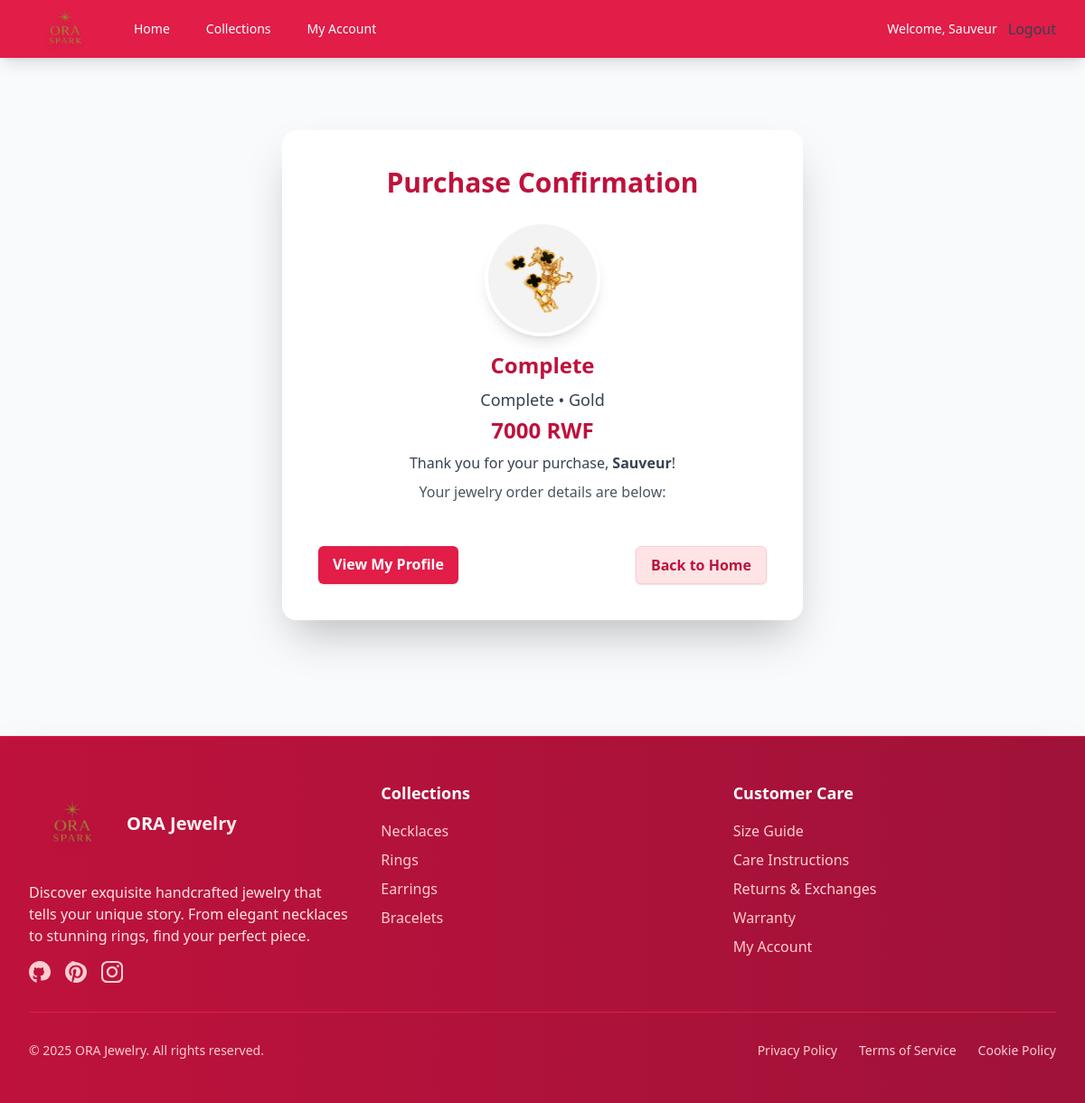
Page /purchase/confirmation/17/ (signed in) on the committed database.
### bookings/models.py (models this page shows, shortened)
class JewelryItem(models.Model):
    ITEM_CHOICES = [
        ('gold', 'Gold'),
        ('silver', 'Silver'),
        ('pearls', 'Pearls'),
    ]
    name = models.CharField(max_length=100)
    category = models.ForeignKey(JewelryCategory, on_delete=models.CASCADE)
    owner = models.ForeignKey(User, on_delete=models.CASCADE, related_name='jewelry_items')
    description = models.TextField()
    item_type = models.CharField(max_length=20, choices=ITEM_CHOICES, default='gold')
    weight = models.DecimalField(max_digits=8, decimal_places=2, help_text="Weight in grams")
    price = models.DecimalField(max_digits=10, decimal_places=2)
    image = models.ImageField(upload_to='jewelry_images/', blank=True, null=True)
    is_available = models.BooleanField(default=True)
    created_at = models.DateTimeField(auto_now_add=True)
    updated_at = models.DateTimeField(auto_now=True)

class JewelryCategory(models.Model):
    name = models.CharField(max_length=50)  # e.g., "Rings", "Necklaces", "Bracelets", "Earrings"
    description = models.TextField(blank=True)
    image = models.ImageField(upload_to='category_images/', blank=True, null=True)
    class Meta:
        verbose_name_plural = "Jewelry Categories"

### bookings/views.py (the view)
@login_required
def purchase_confirmation(request, purchase_id):
    purchase = get_object_or_404(JewelryPurchase, id=purchase_id)
    if purchase.buyer != request.user:
        messages.error(request, "You don't have permission to view this purchase.")
        return redirect("profile")
    return render(
        request,
        "bookings/confirmation.html",
        {
            "purchase": purchase,
            "jewelry_item": purchase.jewelry_item,  # Add this line
        },
    )

### templates/bookings/confirmation.html (shortened to what this page needs)
{% extends "base.html" %}
{% block content %}
<div class="max-w-xl mx-auto bg-white shadow-2xl rounded-2xl p-10 mt-10">
    <h2 class="text-3xl font-extrabold text-rose-700 mb-6 text-center">Purchase Confirmation</h2>
    <div class="flex flex-col items-center mb-8">
        {% if jewelry_item.image %}
            <img src="{{ jewelry_item.image.url }}" alt="{{ jewelry_item.name }}" class="w-32 h-32 object-cover rounded-full shadow-lg mb-4 border-4 border-white">
        {% endif %}
        <h3 class="text-2xl font-bold text-rose-700 mb-2 text-center">{{ jewelry_item.name }}</h3>
        <p class="text-lg text-gray-700 mb-1">{{ jewelry_item.category.name }} &bull; {{ jewelry_item.get_item_type_display }}</p>
        <p class="text-2xl font-bold text-rose-700 mb-2">{{ jewelry_item.price|floatformat:0 }} RWF</p>
        <p class="text-base text-gray-700 mb-2">Thank you for your purchase, <span class="font-semibold">{{ user.username }}</span>!</p>
        <p class="text-gray-600 mb-4">Your jewelry order details are below:</p>
    </div>
    <div class="mt-6 flex flex-col sm:flex-row justify-between gap-4">
        <a href="{% url 'profile' %}" class="w-full sm:w-auto bg-rose-600 text-white px-4 py-2 rounded-md shadow hover:bg-rose-700 transition text-center font-semibold">
            View My Profile
        </a>
        <a href="{% url 'index' %}" class="w-full sm:w-auto bg-rose-100 text-rose-700 px-4 py-2 rounded-md shadow hover:bg-rose-200 transition text-center font-semibold border border-rose-200">
            Back to Home
        </a>
    </div>
</div>
{% endblock %}

### templates/base.html (shortened to what this page needs)
<!DOCTYPE html>
<html lang="en">
<head>
    {% load static %}
    <script src="https://cdn.tailwindcss.com"></script>
</head>
<body class="bg-gray-50 min-h-screen">
    <nav x-data="{ open: false }" class="bg-rose-600 text-white shadow-lg fixed top-0 left-0 w-full z-50">
        <div class="max-w-7xl mx-auto px-4 sm:px-6 lg:px-8">
            <div class="flex justify-between h-16">
                <div class="flex">
                    <div class="flex-shrink-0 flex items-center">
                        <a href="{% url 'index' %}">
                            <img src="{% static 'images/ORA-removebg-preview.png' %}" alt="Logo" class="h-25 w-20 drop-shadow-lg filter">
                        </a>
            </div>
                    <div class="hidden md:ml-6 md:flex md:space-x-4 md:items-center">
                        <a href="{% url 'index' %}" class="px-3 py-2 rounded-md text-sm font-medium hover:bg-rose-700">Home</a>
                        <a href="#jewelry-collection" class="px-3 py-2 rounded-md text-sm font-medium hover:bg-rose-700">Collections</a>
                        {% if user.is_authenticated %}
                        <a href="{% url 'profile' %}" class="px-3 py-2 rounded-md text-sm font-medium hover:bg-rose-600">My Account</a>
                        {% endif %}
                    </div>
                </div>
                <div class="flex items-center">
                    {% if user.is_authenticated %}
                        <span class="px-3 py-2 text-sm hidden md:inline">Welcome, {{ user.username }}</span>
                        <form method="post" action="{% url 'logout' %}" style="display:inline;" class="hidden md:inline">
                            <button type="submit" class="text-gray-700 hover:text-gray-900 bg-transparent border-none p-0 m-0 cursor-pointer">
                                Logout
                            </button>
                        </form>
                    {% else %}
                        <a href="{% url 'login' %}" class="px-3 py-2 rounded-md text-sm font-medium hover:bg-rose-100 hidden md:inline">Login</a>
                        <a href="{% url 'register' %}" class="ml-2 px-3 py-2 rounded-md text-sm font-medium bg-rose-500 hover:bg-rose-400 hidden md:inline">Register</a>
                    {% endif %}
                </div>
            </div>
        </div>
    </nav>
    <div class="pt-20"></div>
    <main class="max-w-7xl mx-auto py-6 sm:px-6 lg:px-8 pb-32">
        {% block content %}{% endblock %}
    </main>
    <footer class="bg-gradient-to-r from-rose-700 to-rose-800 text-white shadow-2xl border-t border-rose-600">
        <div class="max-w-7xl mx-auto px-4 sm:px-6 lg:px-8 py-12">
            <div class="grid grid-cols-1 md:grid-cols-3 gap-8">
                <div class="col-span-1 md:col-span-1">
                    <div class="flex items-center mb-4">
                        <img src="{% static 'images/ORA-removebg-preview.png' %}" alt="Logo" class="h-50 w-24 mr-3 drop-shadow-lg">
                        <h2 class="text-xl font-bold bg-gradient-to-r from-white to-rose-100 bg-clip-text text-transparent">ORA Jewelry</h2>
                    </div>
                    <p class="text-rose-100 mb-4 max-w-md">Discover exquisite handcrafted jewelry that tells your unique story. From elegant necklaces to stunning rings, find your perfect piece.</p>
                    <div class="flex space-x-4">
                        <a href="#" class="text-rose-200 hover:text-white transition-colors duration-200">
                        </a>
                        <a href="#" class="text-rose-200 hover:text-white transition-colors duration-200">
                        </a>
                        <a href="https://www.instagram.com/ora_spark?igsh=MW5sNGF5ZzVoamgw&utm_source=qr" class="text-rose-200 hover:text-white transition-colors duration-200">
                        </a>
                    </div>
                </div>
                <div>
                    <h3 class="text-lg font-semibold mb-4 text-white">Collections</h3>
                    <ul class="space-y-2">
                        <li><a href="#" class="text-rose-200 hover:text-white transition-colors duration-200">Necklaces</a></li>
                        <li><a href="#" class="text-rose-200 hover:text-white transition-colors duration-200">Rings</a></li>
                        <li><a href="#" class="text-rose-200 hover:text-white transition-colors duration-200">Earrings</a></li>
                        <li><a href="#" class="text-rose-200 hover:text-white transition-colors duration-200">Bracelets</a></li>
                    </ul>
                </div>
                <div>
                    <h3 class="text-lg font-semibold mb-4 text-white">Customer Care</h3>
                    <ul class="space-y-2">
                        <li><a href="#" class="text-rose-200 hover:text-white transition-colors duration-200">Size Guide</a></li>
                        <li><a href="#" class="text-rose-200 hover:text-white transition-colors duration-200">Care Instructions</a></li>
                        <li><a href="#" class="text-rose-200 hover:text-white transition-colors duration-200">Returns & Exchanges</a></li>
                        <li><a href="#" class="text-rose-200 hover:text-white transition-colors duration-200">Warranty</a></li>
                        {% if user.is_authenticated %}
                        <li><a href="{% url 'profile' %}" class="text-rose-200 hover:text-white transition-colors duration-200">My Account</a></li>
                        {% else %}
                        <li><a href="{% url 'login' %}" class="text-rose-200 hover:text-white transition-colors duration-200">Login</a></li>
                        {% endif %}
                    </ul>
                </div>
            </div>
            <div class="border-t border-rose-600 mt-8 pt-8 flex flex-col md:flex-row justify-between items-center">
                <p class="text-rose-200 text-sm">&copy; {{ year|default:2025 }} ORA Jewelry. All rights reserved.</p>
                <div class="flex space-x-6 mt-4 md:mt-0">
                    <a href="#" class="text-rose-200 hover:text-white text-sm transition-colors duration-200">Privacy Policy</a>
                    <a href="#" class="text-rose-200 hover:text-white text-sm transition-colors duration-200">Terms of Service</a>
                    <a href="#" class="text-rose-200 hover:text-white text-sm transition-colors duration-200">Cookie Policy</a>
                </div>
            </div>
        </div>
    </footer>
</body>
</html>

### rows in the picture
JewelryItem: image (picture), name "Complete", category.name "Complete", item_type "Gold", price "7000"

### other values in the picture
{{ user.username }} "Sauveur"
{{ year|default:2025 }} "2025"
